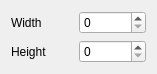
<?xml version="1.0" encoding="UTF-8"?>
<ui version="4.0">
 <class>SizeVarForm</class>
 <widget class="QWidget" name="SizeVarForm">
  <property name="geometry">
   <rect>
    <x>0</x>
    <y>0</y>
    <width>157</width>
    <height>70</height>
   </rect>
  </property>
  <property name="windowTitle">
   <string>Form</string>
  </property>
  <layout class="QGridLayout" name="gridLayout">
   <item row="0" column="0">
    <widget class="QLabel" name="label">
     <property name="text">
      <string>Width</string>
     </property>
    </widget>
   </item>
   <item row="0" column="1">
    <widget class="QSpinBox" name="sb_width">
     <property name="maximum">
      <number>999999999</number>
     </property>
    </widget>
   </item>
   <item row="1" column="0">
    <widget class="QLabel" name="label_2">
     <property name="text">
      <string>Height</string>
     </property>
    </widget>
   </item>
   <item row="1" column="1">
    <widget class="QSpinBox" name="sb_height">
     <property name="maximum">
      <number>999999999</number>
     </property>
    </widget>
   </item>
  </layout>
 </widget>
 <resources/>
 <connections/>
</ui>
